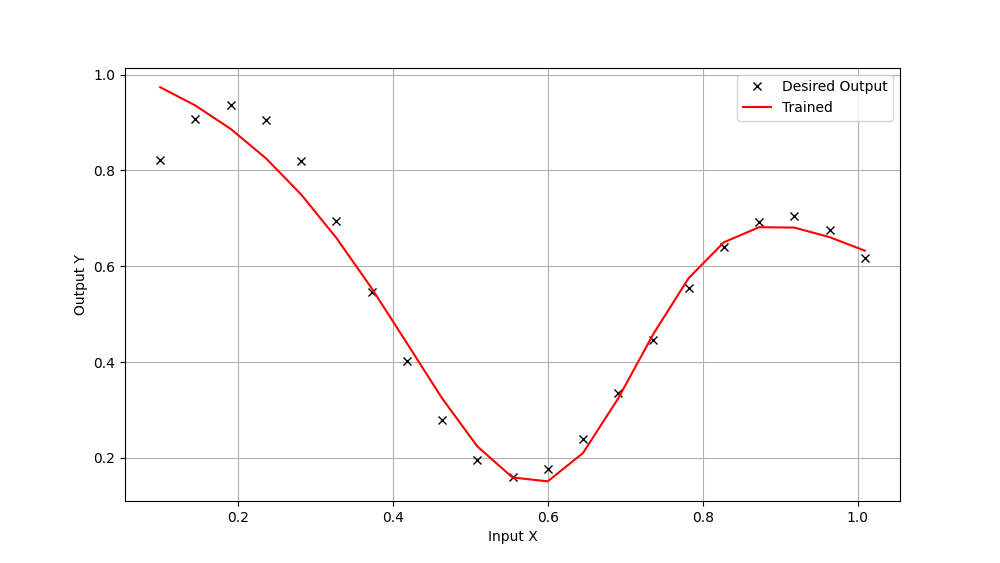

Recreate this plot in Python.
import numpy as np
import scipy as sp
import matplotlib.pyplot as plt
import random

'''
    Create a program to calculate the coefficients of the multilayer perceptron. 
    The multilayer perceptron must perform the function of an approximator. 
    Structure of the multilayer perceptron:

    one input (input 20 input vectors (20 examples) X, with values in the range 0 to 1, eg x = 0.1: 1/22: 1;).
    one output (for example, 
    the output is expecting the desired response that 
    can be calculated using the formula: y = (1 + 0.6 * sin (2 * pi * x / 0.7)) + 0.3 * sin (2 * pi * x)) / 2; -
      the neural network being created should "model / simulate the behavior of this formula" using a completely different
        mathematical expression than this);


    One hidden layer with hyperbolic tangent or sigmoidal activation functions
      in neurons (number of neurons: 4-8);
    linear activation function in the output neuron;
    training algorithm - Backpropagation.
'''

learning_rate = 0.15

# 20 Input vectors, range from 0.1 to 1
X = np.arange(0.1, 1.01, 1/22)

d = ((1 + 0.6 * np.sin(2 * np.pi * X / 0.7)) + 0.3 * np.sin(2 * np.pi * X)) / 2

plt.figure(figsize=(10, 6))
plt.plot(X, d, 'kx', label='Desired Output')
# plt.show()

# Initialize Weights and Biases
w11_1 = np.random.randn()
w21_1 = np.random.randn()
b1_1 = np.random.randn()
w11_2 = np.random.randn()
w12_2 = np.random.randn()
b2_1 = np.random.randn()
b1_2 = np.random.randn()

# Sigmoid activation function
def YFunction(v):
    return 1 / (1 + np.exp(-v))

# Derivative of Sigmoid
def sigmoid_derivative(y):
    return y * (1 - y)

Y = [0] * len(X)
total_error = 0

# Training Loop
epochs = 10000
for t in range(1, epochs):
    for i in range(len(X)):
        # Forward Pass
        v1 = X[i] * w11_1 + b1_1
        v2 = X[i] * w21_1 + b2_1

        # Activation function
        y1_1 = YFunction(v1)
        y2_1 = YFunction(v2)

        # Output layer (Linear activation)
        v1_2 = y1_1 * w11_2 + y2_1 * w12_2 + b1_2

        Y[i] = v1_2
 
        # Training part:
        #### Backpropagation ####
        # Error Calculation
        error = d[i] - Y[i]
        # Estimating error gradient ofr output neuron
        delta_output = error

        # Calculate deltas for hidden neurons
        delta1 = sigmoid_derivative(y1_1) * delta_output * w11_1
        delta2 = sigmoid_derivative(y2_1) * delta_output * w12_2

        # Update Weights and Biases
        # Hidden layer weights and biases
        w11_1 += learning_rate * delta1 * X[i]
        w21_1 += learning_rate * delta2 * X[i]
        b1_1 += learning_rate * delta1
        b2_1 += learning_rate * delta2

        # Output layer weights and bias
        w11_2 += learning_rate * delta_output * y1_1
        w12_2 += learning_rate * delta_output * y2_1
        b1_2 += learning_rate * delta_output


# After Training Calculation
#outputs = []  # Reset outputs list for final predictions
for i in range(len(X)):
        # Forward Pass
        v1 = X[i] * w11_1 + b1_1
        v2 = X[i] * w21_1 + b2_1

        # Activation function
        y1_1 = YFunction(v1)
        y2_1 = YFunction(v2)

        # Output layer (Linear activation)
        v1_2 = y1_1 * w11_2 + y2_1 * w12_2 + b1_2

        Y[i] = v1_2

# Plot MLP Outputs
plt.plot(X, Y, 'r-', label='Trained')
plt.xlabel('Input X')
plt.ylabel('Output Y')
plt.legend()
plt.grid(True)
plt.show()
